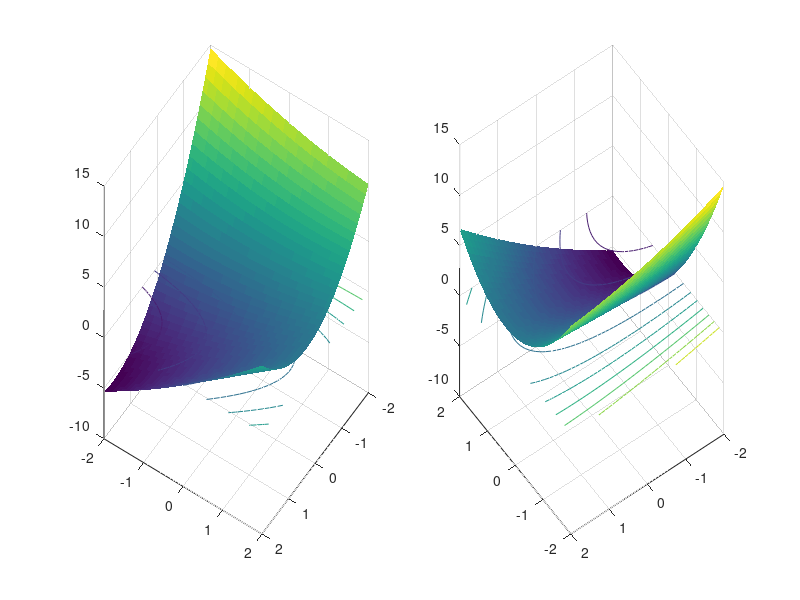

Write the MATLAB code that produced this figure.
function graphF

% Create figure
figure1 = figure('Position',[1 400 1200 600]);
%colormap('gray');
axis square;
[X,Y] = meshgrid(-2:0.1:2);
%Z=ex2(X,Y);
%Z=1/3*(X-2).^3 -X*Y.^2;
%Z = (1/2*(3*X.^2+2*X.*Y+2*Y.^2)-7*X -6*Y).^2
Z = 1/2*(3*X.^2+2*X.*Y+1/3*Y.^2)-3*X +1*Y

% Create subplot
subplot1 = subplot(1,2,1,'Parent',figure1);
view([124 34]);
grid('on');
hold('all');

% Create surface
surf(X,Y,Z,'Parent',subplot1,'LineStyle','none');

% Create contour


contour(X,Y,Z,'Parent',subplot1);

% Create subplot
subplot2 = subplot(1,2,2,'Parent',figure1);
view([234 34]);
grid('on');
hold('all');

% Create surface
surf(X,Y,Z,'Parent',subplot2,'LineStyle','none');

% Create contour
contour(X,Y,Z,'Parent',subplot2);
end